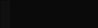
   <widget class="QWidget" name="proizvoditel">
    <property name="geometry">
     <rect>
      <x>0</x>
      <y>0</y>
      <width>98</width>
      <height>28</height>
     </rect>
    </property>
    <attribute name="icon">
     <iconset>
      <normaloff>../../images/down-arrow.png</normaloff>
      <activeoff>../../images/up-arrow.png</activeoff>../../images/down-arrow.png</iconset>
    </attribute>
    <attribute name="label">
     <string>Производитель охлаждения</string>
    </attribute>
    <widget class="QFrame" name="frameProizv">
     <property name="geometry">
      <rect>
       <x>0</x>
       <y>0</y>
       <width>311</width>
       <height>191</height>
      </rect>
     </property>
     <property name="styleSheet">
      <string notr="true">QFrame{
	background-color: #101010;
}
</string>
     </property>
     <property name="frameShape">
      <enum>QFrame::StyledPanel</enum>
     </property>
     <property name="frameShadow">
      <enum>QFrame::Raised</enum>
     </property>
     <widget class="QTableWidget" name="tableProizv">
      <property name="enabled">
       <bool>true</bool>
      </property>
      <property name="geometry">
       <rect>
        <x>10</x>
        <y>0</y>
        <width>291</width>
        <height>161</height>
       </rect>
      </property>
      <property name="font">
       <font>
        <family>Montserrat Medium</family>
        <stylestrategy>PreferAntialias</stylestrategy>
       </font>
      </property>
      <property name="mouseTracking">
       <bool>true</bool>
      </property>
      <property name="focusPolicy">
       <enum>Qt::NoFocus</enum>
      </property>
      <property name="autoFillBackground">
       <bool>false</bool>
      </property>
      <property name="styleSheet">
       <string notr="true">QHeaderView
{	
	background: rgb(30, 30, 30);
	color: #dddddd;
	border: 0px;
	font-size: 14px;
	min-width: 100px;	
	min-height: 30px;
}

QHeaderView::section{
	background: rgb(30, 30, 30);
	min-width: 10px;	
	min-height: 25px;
	border: 0px solid;
	border-right: 1px solid rgb(50,50,50); 
	color: #dddddd;
	font-size: 12px;
}

QHeaderView::section:hover {
   color: white;
	background-color: rgb(80,80,80);
}

QHeaderView::section{
    color: white;
	selection-background-color:#ffc0cb;
}

QTableWidget QTableCornerButton::section
{
	background: rgb(30, 30, 30);
	border-style: solid;
	border-width: 1px;
}

QTableWidget::item
{
	background: rgb(10, 10, 10);
 	border-bottom: 1px solid rgb(60,60,60); 
	border-right: 0px;
	border-left: 0px;
	border-top:0px;
}

QTableView
{
	background: rgb(10, 10, 10);
	color: #dddddd;
	border-top: 0px;
	border-right: 0px;
	border-left: 0px;
	border-bottom: 0px;
}

QTableWidget::item:hover {
    color: white;
	border-bottom: 1px solid rgb(180,180,180);
}      

QTableWidget::item:selected
{
 	color: white;
	border-bottom: 1px solid rgb(180,180,180);
}

QScrollBar:vertical {
	border: none;
    background-color: #151515;
    width: 8px;
    margin: 15px 0 15px 0;
	border-radius: 0px;
 }

/*  HANDLE BAR VERTICAL */
QScrollBar::handle:vertical {	
	background-color: #151515;
	min-height: 30px;
	border-radius: 0px;
	border: 1px solid;
	border-right: 0px;
	border-color: rgb(60,60,60);
}
QScrollBar::handle:vertical:hover{	
	background-color:  rgb(50,50,50);
	border-color: rgb(60,60,60);
}
QScrollBar::handle:vertical:pressed {	
	background-color: rgb(120, 0, 2);
}

/* BTN TOP - SCROLLBAR */
QScrollBar::sub-line:vertical {
	background-color: #151515;
	height: 15px;
	subcontrol-position: top;
	subcontrol-origin: margin;
	border: 0px;
	border-bottom: 1px solid rgb(180, 0, 0);
}
QScrollBar::sub-line:vertical:hover {	
	background-color: #575757;
	border-color: #242424;
}
QScrollBar::sub-line:vertical:pressed {	
	background-color: rgb(120, 0, 2);
}

/* BTN BOTTOM - SCROLLBAR */
QScrollBar::add-line:vertical {
	background-color: #151515;
	height: 15px;
	subcontrol-position: bottom;
	subcontrol-origin: margin;
	border: 1px solid;
	border-color: rgb(60,60,60);
	border: 1px solid;
	border-top:1px solid rgb(180, 0, 0);
	border-right: 0px;
	border-bottom: 0px;
}
QScrollBar::add-line:vertical:hover {	
	background-color: #575757;
	border-color: #242424;
}
QScrollBar::add-line:vertical:pressed {	
	background-color: rgb(120, 0, 2);
}
/* RESET ARROW */
QScrollBar::up-arrow:vertical, QScrollBar::down-arrow:vertical {
	background: none;
}

QScrollBar::add-page:vertical, QScrollBar::sub-page:vertical {
	background: none;
}</string>
      </property>
      <property name="editTriggers">
       <set>QAbstractItemView::AnyKeyPressed|QAbstractItemView::EditKeyPressed|QAbstractItemView::SelectedClicked</set>
      </property>
      <property name="selectionMode">
       <enum>QAbstractItemView::MultiSelection</enum>
      </property>
      <property name="selectionBehavior">
       <enum>QAbstractItemView::SelectRows</enum>
      </property>
      <property name="showGrid">
       <bool>false</bool>
      </property>
      <property name="gridStyle">
       <enum>Qt::SolidLine</enum>
      </property>
      <property name="sortingEnabled">
       <bool>true</bool>
      </property>
      <attribute name="horizontalHeaderVisible">
       <bool>false</bool>
      </attribute>
      <attribute name="horizontalHeaderCascadingSectionResizes">
       <bool>true</bool>
      </attribute>
      <attribute name="horizontalHeaderDefaultSectionSize">
       <number>120</number>
      </attribute>
      <attribute name="horizontalHeaderHighlightSections">
       <bool>false</bool>
      </attribute>
      <attribute name="horizontalHeaderMinimumSectionSize">
       <number>15</number>
      </attribute>
      <attribute name="horizontalHeaderShowSortIndicator" stdset="0">
       <bool>true</bool>
      </attribute>
      <attribute name="horizontalHeaderStretchLastSection">
       <bool>false</bool>
      </attribute>
      <attribute name="verticalHeaderVisible">
       <bool>false</bool>
      </attribute>
      <attribute name="verticalHeaderCascadingSectionResizes">
       <bool>false</bool>
      </attribute>
      <attribute name="verticalHeaderMinimumSectionSize">
       <number>10</number>
      </attribute>
      <column>
       <property name="text">
        <string>Выбор</string>
       </property>
      </column>
      <column>
       <property name="text">
        <string>Название</string>
       </property>
      </column>
     </widget>
     <widget class="QPushButton" name="btnResetProizv">
      <property name="geometry">
       <rect>
        <x>220</x>
        <y>160</y>
        <width>61</width>
        <height>21</height>
       </rect>
      </property>
      <property name="font">
       <font>
        <family>Montserrat Medium</family>
        <pointsize>9</pointsize>
       </font>
      </property>
      <property name="styleSheet">
       <string notr="true">QPushButton
{
	background-color: rgb(10, 10, 10);
	color:  rgb(200,200, 200);
	border: 0px;
	border-bottom: 1px dotted rgb(200, 200, 200);
}

QPushButton::hover
{
	color: red;
	border-bottom: 1px dotted red;
}
</string>
      </property>
      <property name="text">
       <string>Сбросить</string>
      </property>
     </widget>
    </widget>
   </widget>
